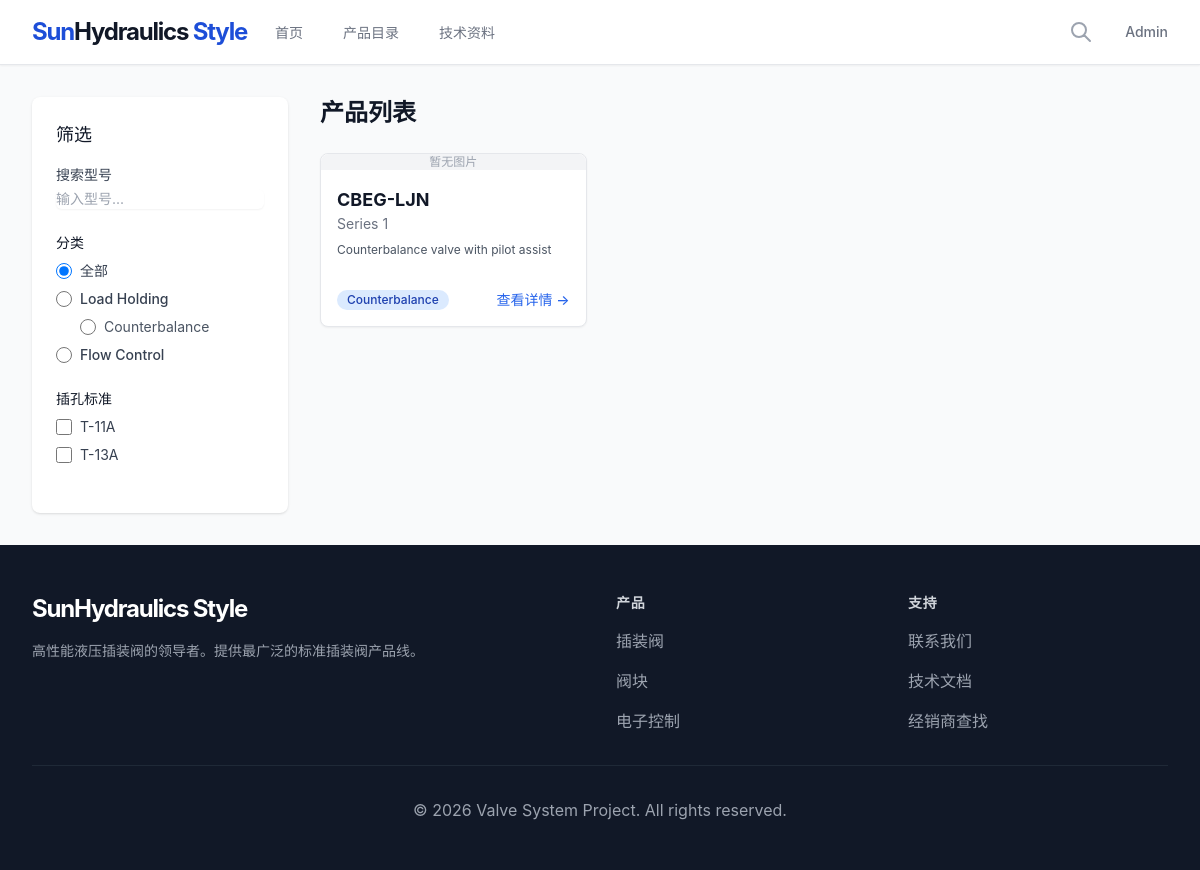
Screenshot of /products/ with the database file from the repository.
### products/models.py (models this page shows, shortened)
class Category(models.Model):
    name = models.CharField(_("分类名称"), max_length=100)
    slug = models.SlugField(_("Slug"), unique=True)
    parent = models.ForeignKey(
        'self',
        on_delete=models.CASCADE,
        null=True,
        blank=True,
        related_name='children',
        verbose_name=_("父级分类")
    )
    image = models.ImageField(_("分类图片"), upload_to='categories/', blank=True, null=True)
    description = models.TextField(_("描述"), blank=True)
    class Meta:
        verbose_name = _("分类")
        verbose_name_plural = _("分类")

class Product(models.Model):
    model_code = models.CharField(_("型号代码"), max_length=50, primary_key=True, help_text="唯一标识符，例如 CBEG-LJN")
    series = models.CharField(_("系列"), max_length=50, blank=True)
    category = models.ForeignKey(
        Category,
        on_delete=models.CASCADE,
        related_name='products',
        verbose_name=_("所属分类")
    )
    description = models.TextField(_("产品描述"), blank=True)
    cavity = models.CharField(_("插孔标准"), max_length=50, blank=True, help_text="例如 T-10A")
    material = models.CharField(_("材质"), max_length=50, blank=True, default="Steel")
    schematic_image = models.ImageField(_("原理图"), upload_to='products/schematics/', blank=True, null=True)
    product_image = models.ImageField(_("产品实物图"), upload_to='products/images/', blank=True, null=True)
    specifications = models.JSONField(_("技术参数"), default=dict, blank=True, help_text="存储键值对形式的技术参数")
    is_active = models.BooleanField(_("是否上架"), default=True)
    created_at = models.DateTimeField(auto_now_add=True)
    updated_at = models.DateTimeField(auto_now=True)
    class Meta:
        verbose_name = _("产品")
        verbose_name_plural = _("产品")

### products/views.py (the view, shortened to what this page needs)
# urls.py: path('products/', ProductListView.as_view(), name='product-list'),
class ProductListView(ListView):
    model = Product
    template_name = 'products/product_list.html'
    context_object_name = 'products'
    paginate_by = 12
    def get_queryset(self):
        queryset = Product.objects.filter(is_active=True).select_related('category')
        category_slug = self.request.GET.get('category')
        if category_slug:
            queryset = queryset.filter(category__slug=category_slug)
        search_query = self.request.GET.get('q')
        if search_query:
            queryset = queryset.filter(
                Q(model_code__icontains=search_query) |
                Q(description__icontains=search_query) |
                Q(series__icontains=search_query)
            )
        return queryset
    def get_context_data(self, **kwargs):
        context = super().get_context_data(**kwargs)
        context['categories'] = Category.objects.filter(parent=None).prefetch_related('children')
        context['current_category'] = self.request.GET.get('category', '')
        context['search_query'] = self.request.GET.get('q', '')
        return context
    def render_to_response(self, context, **response_kwargs):
        return super().render_to_response(context, **response_kwargs)

### products/templates/products/product_list.html (shortened to what this page needs)
{% extends 'base.html' %}
{% block content %}
<div class='max-w-7xl mx-auto px-4 sm:px-6 lg:px-8 py-8'>
    <div class='flex flex-col md:flex-row gap-8'>
        <div class='w-full md:w-64 flex-shrink-0'>
            <div class='bg-white shadow rounded-lg p-6'>
                <h2 class='text-lg font-medium text-gray-900 mb-4'>筛选</h2>
                <form id='filter-form' hx-get='{% url 'product-list' %}' hx-target='#product-grid-container' hx-push-url='true'>
                    <div class='mb-6'>
                        <label for='search' class='block text-sm font-medium text-gray-700 mb-1'>搜索型号</label>
                        <input type='text' name='q' id='search' value='{{ search_query }}'
                               class='focus:ring-blue-500 focus:border-blue-500 block w-full shadow-sm sm:text-sm border-gray-300 rounded-md'
                               placeholder='输入型号...'
                               hx-trigger='keyup changed delay:500ms'>
                    </div>
                    <div class='mb-6'>
                        <h3 class='text-sm font-medium text-gray-900 mb-2'>分类</h3>
                        <div class='space-y-2 max-h-64 overflow-y-auto'>
                            <div class='flex items-center'>
                                <input id='cat-all' name='category' value='' type='radio'
                                       {% if not current_category %}checked{% endif %}
                                       class='focus:ring-blue-500 h-4 w-4 text-blue-600 border-gray-300'
                                       onchange='this.form.requestSubmit()'>
                                <label for='cat-all' class='ml-2 text-sm text-gray-700'>全部</label>
                            </div>
                            {% for cat in categories %}
                                <div class='flex items-center'>
                                    <input id='cat-{{ cat.slug }}' name='category' value='{{ cat.slug }}' type='radio'
                                           class='focus:ring-blue-500 h-4 w-4 text-blue-600 border-gray-300'
                                           onchange='this.form.requestSubmit()'>
                                    <label for='cat-{{ cat.slug }}' class='ml-2 text-sm text-gray-700 font-medium'>{{ cat.name }}</label>
                                </div>
                                {% if cat.children.all %}
                                    <div class='ml-6 space-y-1'>
                                        {% for sub in cat.children.all %}
                                        <div class='flex items-center'>
                                            <input id='cat-{{ sub.slug }}' name='category' value='{{ sub.slug }}' type='radio'
                                                   class='focus:ring-blue-500 h-4 w-4 text-blue-600 border-gray-300'
                                                   onchange='this.form.requestSubmit()'>
                                            <label for='cat-{{ sub.slug }}' class='ml-2 text-sm text-gray-600'>{{ sub.name }}</label>
                                        </div>
                                        {% endfor %}
                                    </div>
                                {% endif %}
                            {% endfor %}
                        </div>
                    </div>
                    <div class='mb-6'>
                        <h3 class='text-sm font-medium text-gray-900 mb-2'>插孔标准</h3>
                        <div class='space-y-2'>
                             <div class='flex items-center'>
                                <input id='cavity-t11a' name='cavity' value='T-11A' type='checkbox' class='focus:ring-blue-500 h-4 w-4 text-blue-600 border-gray-300'>
                                <label for='cavity-t11a' class='ml-2 text-sm text-gray-700'>T-11A</label>
                            </div>
                            <div class='flex items-center'>
                                <input id='cavity-t13a' name='cavity' value='T-13A' type='checkbox' class='focus:ring-blue-500 h-4 w-4 text-blue-600 border-gray-300'>
                                <label for='cavity-t13a' class='ml-2 text-sm text-gray-700'>T-13A</label>
                            </div>
                        </div>
                    </div>
                </form>
            </div>
        </div>
        <div class='flex-grow'>
            <h1 class='text-2xl font-bold text-gray-900 mb-6'>产品列表</h1>
            <div id='product-grid-container'>
                {% include 'products/components/product_grid.html' %}
            </div>
        </div>
    </div>
</div>
{% endblock %}

### templates/base.html (shortened to what this page needs)
<!DOCTYPE html>
<html lang="zh-Hans">
<head>
    <script src="https://cdn.tailwindcss.com"></script>
</head>
<body class="bg-gray-50 text-gray-900 flex flex-col min-h-screen">
    <nav class="bg-white shadow-sm border-b border-gray-200 sticky top-0 z-50">
        <div class="max-w-7xl mx-auto px-4 sm:px-6 lg:px-8">
            <div class="flex justify-between h-16">
                <div class="flex">
                    <div class="flex-shrink-0 flex items-center">
                        <a href="/" class="text-2xl font-bold text-blue-700 tracking-tighter">Sun<span class="text-gray-900">Hydraulics</span> Style</a>
                    </div>
                    <div class="hidden sm:ml-6 sm:flex sm:space-x-8">
                        <a href="/" class="border-transparent text-gray-500 hover:border-gray-300 hover:text-gray-700 inline-flex items-center px-1 pt-1 border-b-2 text-sm font-medium">首页</a>
                        <a href="{% url 'product-list' %}" class="border-transparent text-gray-500 hover:border-gray-300 hover:text-gray-700 inline-flex items-center px-1 pt-1 border-b-2 text-sm font-medium">产品目录</a>
                        <a href="#" class="border-transparent text-gray-500 hover:border-gray-300 hover:text-gray-700 inline-flex items-center px-1 pt-1 border-b-2 text-sm font-medium">技术资料</a>
                    </div>
                </div>
                <div class="flex items-center">
                    <button class="p-2 rounded-md text-gray-400 hover:text-gray-500 focus:outline-none">
                        <svg class="h-6 w-6" fill="none" viewBox="0 0 24 24" stroke="currentColor">
                            <path stroke-linecap="round" stroke-linejoin="round" stroke-width="2" d="M21 21l-6-6m2-5a7 7 0 11-14 0 7 7 0 0114 0z" />
                        </svg>
                    </button>
                    <div class="ml-4 flex items-center md:ml-6">
                        <a href="{% url 'admin:index' %}" class="text-sm font-medium text-gray-500 hover:text-gray-700">Admin</a>
                    </div>
                </div>
            </div>
        </div>
    </nav>
    <main class="flex-grow">
        {% block content %}{% endblock %}
    </main>
    <footer class="bg-gray-900 text-white">
        <div class="max-w-7xl mx-auto py-12 px-4 sm:px-6 lg:px-8">
            <div class="grid grid-cols-1 md:grid-cols-4 gap-8">
                <div class="col-span-1 md:col-span-2">
                    <span class="text-2xl font-bold tracking-tighter">SunHydraulics Style</span>
                    <p class="mt-4 text-gray-400 text-sm">
                        高性能液压插装阀的领导者。提供最广泛的标准插装阀产品线。
                    </p>
                </div>
                <div>
                    <h3 class="text-sm font-semibold text-gray-300 tracking-wider uppercase">产品</h3>
                    <ul class="mt-4 space-y-4">
                        <li><a href="#" class="text-base text-gray-400 hover:text-white">插装阀</a></li>
                        <li><a href="#" class="text-base text-gray-400 hover:text-white">阀块</a></li>
                        <li><a href="#" class="text-base text-gray-400 hover:text-white">电子控制</a></li>
                    </ul>
                </div>
                <div>
                    <h3 class="text-sm font-semibold text-gray-300 tracking-wider uppercase">支持</h3>
                    <ul class="mt-4 space-y-4">
                        <li><a href="#" class="text-base text-gray-400 hover:text-white">联系我们</a></li>
                        <li><a href="#" class="text-base text-gray-400 hover:text-white">技术文档</a></li>
                        <li><a href="#" class="text-base text-gray-400 hover:text-white">经销商查找</a></li>
                    </ul>
                </div>
            </div>
            <div class="mt-8 border-t border-gray-800 pt-8">
                <p class="text-base text-gray-400 text-center">&copy; 2026 Valve System Project. All rights reserved.</p>
            </div>
        </div>
    </footer>
</body>
</html>

### products/templates/products/components/product_grid.html (shortened to what this page needs)
<div class="grid grid-cols-1 sm:grid-cols-2 lg:grid-cols-3 gap-6" id="product-grid">
    {% for product in products %}
    <div class="bg-white border border-gray-200 rounded-lg shadow-sm hover:shadow-md transition-shadow duration-200">
        <div class="aspect-w-3 aspect-h-2 bg-gray-100 rounded-t-lg overflow-hidden">
            {% if product.schematic_image %}
            <img src="{{ product.schematic_image.url }}" alt="{{ product.model_code }}"
                class="object-contain w-full h-full p-4">
            {% else %}
            <div class="flex items-center justify-center h-full text-gray-400">
                <span class="text-xs">暂无图片</span>
            </div>
            {% endif %}
        </div>
        <div class="p-4">
            <h3 class="text-lg font-bold text-gray-900">
                <a href="{% url 'product-detail' product.pk %}" class="hover:text-blue-600">
                    {{ product.model_code }}
                </a>
            </h3>
            <p class="text-sm text-gray-500 mb-2">{{ product.series }}</p>
            <p class="text-xs text-gray-600 line-clamp-2 h-8">{{ product.description }}</p>
            <div class="mt-4 flex items-center justify-between">
                <span
                    class="inline-flex items-center px-2.5 py-0.5 rounded-full text-xs font-medium bg-blue-100 text-blue-800">
                    {{ product.category.name }}
                </span>
                <a href="{% url 'product-detail' product.pk %}"
                    class="text-sm font-medium text-blue-600 hover:text-blue-500">
                    查看详情 &rarr;
                </a>
            </div>
        </div>
    </div>
    {% empty %}
    <div class="col-span-full text-center py-12">
        <p class="text-gray-500">未找到匹配的产品。</p>
    </div>
    {% endfor %}
</div>

### templates/base.html (style rules this page uses)
body { font-family: 'Inter', sans-serif; }

### rows the page displays
Category: slug "☐ Load Holding", name "Load Holding"
Category: slug "☐ Counterbalance", name "Counterbalance"
Category: slug "☐ Flow Control", name "Flow Control"
Product: schematic_image "暂无图片", model_code "CBEG-LJN", series "Series 1", description "Counterbalance valve with pilot assist", category.name "Counterbalance"
